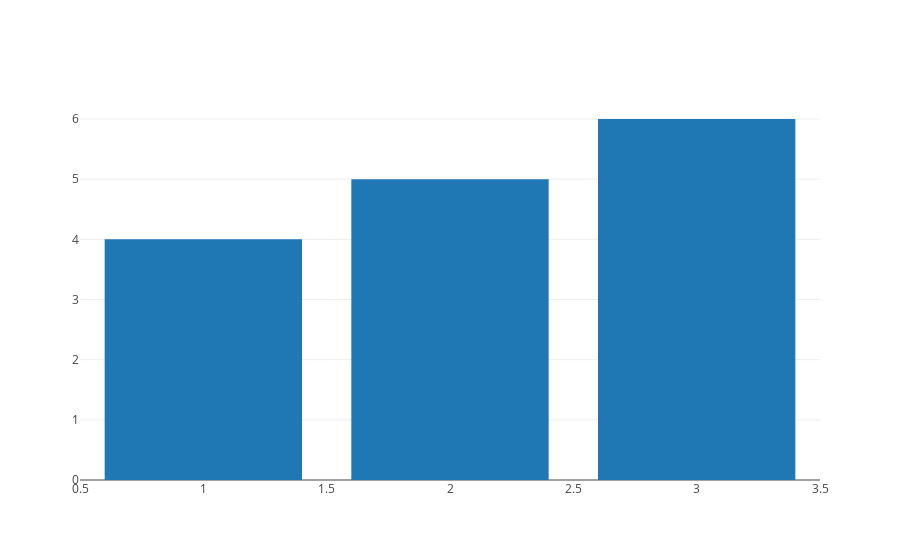

Source (notebook cell):
### Markdown cell above
### Bar plot

### Code cell
trace = go.Bar(x=[1,2,3],y=[4,5,6])
data = [trace]
plotly.offline.iplot(data)

### Figure 1 — Plotly figure (JSON) as saved in the notebook; plotly's stock layout.template omitted (floating-point values rounded to 4 significant figures)
{"data": [{"type": "bar", "uid": "35356049-dc1e-4854-84c9-7a9574402ef1", "x": [1, 2, 3], "y": [4, 5, 6]}], "layout": {}}
